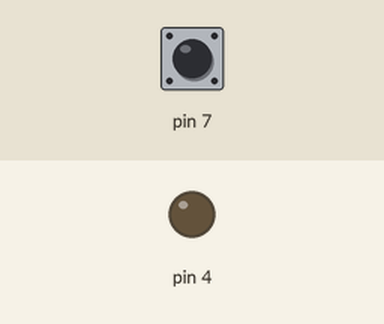
The sketch below on a simulated Arduino Uno, built with avr-gcc and run on an emulated ATmega328P. Parts: output pins drawn as LEDs (lit = HIGH). Dashed ring = blinking. Inputs (shaded band) come from the test bench; at power-on: pin 7 HIGH.

Above: at 1.2 s.
1.3 s: pin 7 pulled LOW for 1 s
At 3.4 s:
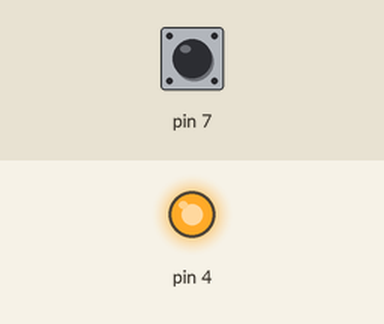
3.8 s: pin 7 pulled LOW for 0.15 s
At 4.7 s:
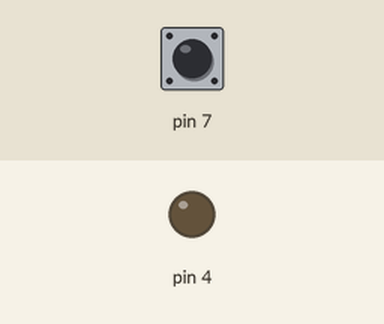
5.5 s: pin 7 pulled LOW for 3.2 s
At 5.8 s:
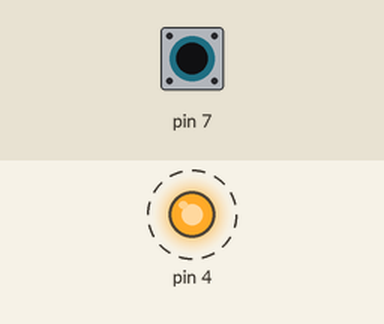
Timing chart, 0 to 10.2 s (numbered marks = the images above; inputs shaded):
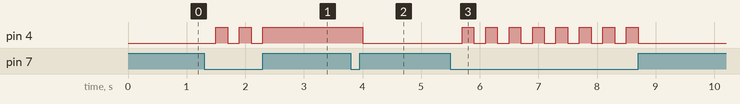

Measured:
- after the input at 1.3 s, pin 4: alternates HIGH for 0.20 s and LOW for 0.20 s, 5 changes in all, then stays HIGH, starting after 0.20 s
- after the input at 3.8 s, pin 4: HIGH → LOW after 0.20 s
- after the input at 5.5 s, pin 4: alternates HIGH for 0.20 s and LOW for 0.20 s, 16 changes in all, then stays LOW, starting after 0.20 s

The sketch:

circuit_breaker.ino
```cpp
/**
 * @file circuit_breaker.ino
 * @brief Simple AVR-based circuit breaker for automotive testing.
 *
 * Controls power flow to the device under test using a button input and two-state logic.
 * When the button is pressed, the system toggles between power ON (transistors active)
 * and power OFF (transistors cut off). Two LEDs (green and red) can indicate states externally.
 */

int stan = 0; ///< State variable: 0 = OFF, 1 = ON

/**
 * @brief Setup function initializes pin modes.
 * Pin 4 - Output to transistor control (power on/off).
 * Pin 7 - Input with internal pull-up for button/switch.
 */

void setup(){
  pinMode(4, OUTPUT);
  pinMode(7, INPUT_PULLUP);
}

/**
 * @brief Main loop toggles the power state on button press.
 * Includes simple software debounce via delay.
 */
void loop(){
  if(digitalRead(7) == LOW){
    delay(200);
    stan++;
    if(stan > 1){
      stan = 0;
    }
  }
  switch(stan){
    case 0:
    digitalWrite(4, LOW); ///< Power OFF
    break;

   case 1:
    digitalWrite(4,HIGH); ///< Power ON
    break;
  }
}
```
